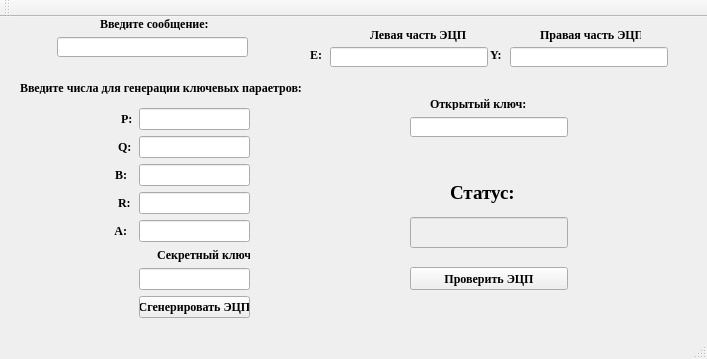
<?xml version="1.0" encoding="UTF-8"?>
<ui version="4.0">
 <class>MainWindow</class>
 <widget class="QMainWindow" name="MainWindow">
  <property name="geometry">
   <rect>
    <x>0</x>
    <y>0</y>
    <width>707</width>
    <height>359</height>
   </rect>
  </property>
  <property name="font">
   <font>
    <family>Times New Roman</family>
    <weight>75</weight>
    <bold>true</bold>
   </font>
  </property>
  <property name="windowTitle">
   <string>MainWindow</string>
  </property>
  <widget class="QWidget" name="centralWidget">
   <widget class="QWidget" name="gridLayoutWidget">
    <property name="geometry">
     <rect>
      <x>50</x>
      <y>80</y>
      <width>211</width>
      <height>471</height>
     </rect>
    </property>
    <layout class="QGridLayout" name="gridLayout">
     <item row="1" column="1">
      <widget class="QLineEdit" name="lineEdit_q"/>
     </item>
     <item row="2" column="1">
      <widget class="QLineEdit" name="lineEdit_b"/>
     </item>
     <item row="3" column="1">
      <widget class="QLineEdit" name="lineEdit_r"/>
     </item>
     <item row="4" column="1">
      <widget class="QLineEdit" name="lineEdit_a"/>
     </item>
     <item row="7" column="1">
      <widget class="QLineEdit" name="lineEdit_x"/>
     </item>
     <item row="10" column="1">
      <spacer name="verticalSpacer">
       <property name="orientation">
        <enum>Qt::Vertical</enum>
       </property>
       <property name="sizeHint" stdset="0">
        <size>
         <width>20</width>
         <height>40</height>
        </size>
       </property>
      </spacer>
     </item>
     <item row="1" column="0">
      <widget class="QLabel" name="label_6">
       <property name="text">
        <string>                   Q:</string>
       </property>
      </widget>
     </item>
     <item row="2" column="0">
      <widget class="QLabel" name="label_7">
       <property name="text">
        <string>                  B:</string>
       </property>
      </widget>
     </item>
     <item row="0" column="1">
      <widget class="QLineEdit" name="lineEdit_p"/>
     </item>
     <item row="0" column="0">
      <widget class="QLabel" name="label_5">
       <property name="text">
        <string>                    P:</string>
       </property>
      </widget>
     </item>
     <item row="9" column="1">
      <widget class="QPushButton" name="pushButton_Subscribe">
       <property name="text">
        <string>Сгенерировать ЭЦП</string>
       </property>
      </widget>
     </item>
     <item row="3" column="0">
      <widget class="QLabel" name="label_9">
       <property name="text">
        <string>                   R:</string>
       </property>
      </widget>
     </item>
     <item row="4" column="0">
      <widget class="QLabel" name="label_10">
       <property name="text">
        <string>                  A:</string>
       </property>
      </widget>
     </item>
     <item row="6" column="1">
      <widget class="QLabel" name="label_12">
       <property name="text">
        <string>      Секретный ключ:</string>
       </property>
      </widget>
     </item>
    </layout>
   </widget>
   <widget class="QPushButton" name="pushButton_Verify">
    <property name="geometry">
     <rect>
      <x>410</x>
      <y>250</y>
      <width>158</width>
      <height>23</height>
     </rect>
    </property>
    <property name="text">
     <string>Проверить ЭЦП</string>
    </property>
   </widget>
   <widget class="QLineEdit" name="lineEdit">
    <property name="enabled">
     <bool>false</bool>
    </property>
    <property name="geometry">
     <rect>
      <x>410</x>
      <y>200</y>
      <width>158</width>
      <height>31</height>
     </rect>
    </property>
    <property name="font">
     <font>
      <family>Times New Roman</family>
      <pointsize>14</pointsize>
      <weight>75</weight>
      <bold>true</bold>
     </font>
    </property>
   </widget>
   <widget class="QLineEdit" name="lineEdit_v">
    <property name="geometry">
     <rect>
      <x>410</x>
      <y>100</y>
      <width>158</width>
      <height>20</height>
     </rect>
    </property>
   </widget>
   <widget class="QLabel" name="label_13">
    <property name="geometry">
     <rect>
      <x>430</x>
      <y>80</y>
      <width>158</width>
      <height>13</height>
     </rect>
    </property>
    <property name="text">
     <string>Открытый ключ:</string>
    </property>
   </widget>
   <widget class="QLineEdit" name="lineEdit_y">
    <property name="geometry">
     <rect>
      <x>510</x>
      <y>30</y>
      <width>158</width>
      <height>20</height>
     </rect>
    </property>
   </widget>
   <widget class="QLabel" name="label_15">
    <property name="geometry">
     <rect>
      <x>540</x>
      <y>10</y>
      <width>101</width>
      <height>16</height>
     </rect>
    </property>
    <property name="text">
     <string>Правая часть ЭЦП</string>
    </property>
   </widget>
   <widget class="QLineEdit" name="lineEdit_e">
    <property name="geometry">
     <rect>
      <x>330</x>
      <y>30</y>
      <width>158</width>
      <height>20</height>
     </rect>
    </property>
   </widget>
   <widget class="QLabel" name="label_14">
    <property name="geometry">
     <rect>
      <x>370</x>
      <y>10</y>
      <width>101</width>
      <height>16</height>
     </rect>
    </property>
    <property name="text">
     <string>Левая часть ЭЦП</string>
    </property>
   </widget>
   <widget class="QLabel" name="label_2">
    <property name="geometry">
     <rect>
      <x>310</x>
      <y>30</y>
      <width>21</width>
      <height>16</height>
     </rect>
    </property>
    <property name="text">
     <string>E:</string>
    </property>
   </widget>
   <widget class="QLabel" name="label_3">
    <property name="geometry">
     <rect>
      <x>490</x>
      <y>30</y>
      <width>16</width>
      <height>16</height>
     </rect>
    </property>
    <property name="text">
     <string>Y:</string>
    </property>
   </widget>
   <widget class="QLabel" name="label_4">
    <property name="geometry">
     <rect>
      <x>450</x>
      <y>160</y>
      <width>91</width>
      <height>31</height>
     </rect>
    </property>
    <property name="font">
     <font>
      <pointsize>14</pointsize>
     </font>
    </property>
    <property name="text">
     <string>Статус:</string>
    </property>
   </widget>
   <widget class="QLabel" name="label">
    <property name="geometry">
     <rect>
      <x>100</x>
      <y>0</y>
      <width>128</width>
      <height>13</height>
     </rect>
    </property>
    <property name="text">
     <string>Введите сообщение:</string>
    </property>
   </widget>
   <widget class="QLineEdit" name="lineEdit_M">
    <property name="geometry">
     <rect>
      <x>57</x>
      <y>20</y>
      <width>191</width>
      <height>20</height>
     </rect>
    </property>
   </widget>
   <widget class="QLabel" name="label_8">
    <property name="geometry">
     <rect>
      <x>20</x>
      <y>60</y>
      <width>291</width>
      <height>21</height>
     </rect>
    </property>
    <property name="text">
     <string>Введите числа для генерации ключевых параетров:</string>
    </property>
   </widget>
  </widget>
  <widget class="QMenuBar" name="menuBar">
   <property name="geometry">
    <rect>
     <x>0</x>
     <y>0</y>
     <width>707</width>
     <height>21</height>
    </rect>
   </property>
  </widget>
  <widget class="QToolBar" name="mainToolBar">
   <attribute name="toolBarArea">
    <enum>TopToolBarArea</enum>
   </attribute>
   <attribute name="toolBarBreak">
    <bool>false</bool>
   </attribute>
  </widget>
  <widget class="QStatusBar" name="statusBar"/>
 </widget>
 <layoutdefault spacing="6" margin="11"/>
 <resources/>
 <connections/>
</ui>
